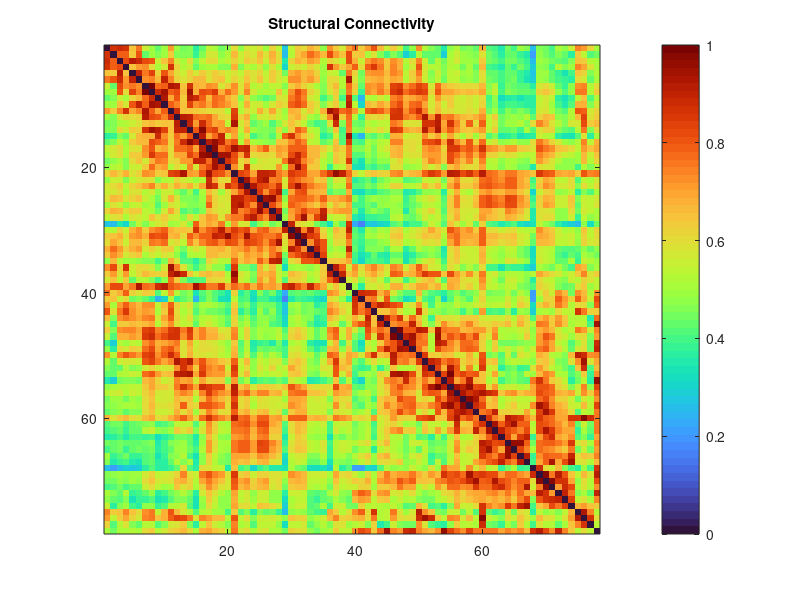

Here is the MATLAB script that generated this plot: (Note: this script raises an error after producing the figure.)
function SteveBrain2

C78 = C_data;
dt = 0.001;
tmax = 300;
sample_rate = 2/dt;
tspan = 0:dt:tmax;
num_steps = length(tspan);
P.a = 0;
P.omega = 12*2*pi;
P.beta = 0.5;
P.G = 0.5;

%Rescale weights as in paper
% C78 = C78*0.2/max(max(C78));

% - Graph Laplacian
Lap = C78 - diag(sum(C78,1));
 
%Plot the structural connectivity
figure(1)
clf
imagesc(C78);
colormap("turbo")
colorbar;
caxis([0 1])
title("Structural Connectivity")

% Initialize the arrays to store the x, y values for all neurons
x_values = zeros(length(C78),num_steps);
y_values = zeros(length(C78),num_steps);

% Initialize x and y vectors
x = ones(length(C78),1)*0.5;
y = ones(length(C78),1)*0.5;

%Bandpass at preferred frequency - for a given node
% node = 10;
% bandpass_signal = bandpass(x_values(node,:), [10 14], sample_rate);
% [amplitude_upper,amplitude_lower] = envelope(bandpass_signal);
% 
% % amplitude_upper = abs(hilbert(real(bandpass_signal)));
% slow_envelope = lowpass(amplitude_upper, 1, sample_rate);

% figure(2);
% clf;
% subplot(3,1,1);
% plot(tspan,x_values(10,:));
% xlabel("timesteps")
% ylabel("x(t)")
% hold on;
% 
% subplot(3,1,2);
% plot(tspan,bandpass_signal);
% xlabel("timesteps")
% ylabel("x(t)")
% hold on;
% plot(tspan,amplitude_upper,'r-');
% 
% subplot(3,1,3);
% plot(tspan,slow_envelope);
% xlabel("timesteps")
% ylabel("x(t)")
% hold on;

beta_values = [0.5, 1.5, 3];
freqs = [2 6; 6 10; 10 14; 14 18; 18 22];

figure(3)
clf
figure(4)
clf

for b = 1:length(beta_values)

    beta=beta_values(b);

        %Euler-Maryuma
    for step = 1:num_steps
    
        % Generate a single random noise term for each neuron
        P.noise = randn(length(C78),1)*sqrt(dt);
    
        % Calculate the dxdt and dydt
        dxdt = (P.a - x.^2 - y.^2).*x - P.omega*y + P.G*Lap*x;
        dydt = (P.a - x.^2 - y.^2).*y + P.omega*x + P.G*Lap*y;
    
        % Update the x and y values
        x = x+dxdt*dt+beta.*P.noise;
        y = y+dydt*dt+beta.*P.noise;
    
        % Store the values
        x_values(:,step) = x;
        y_values(:,step) = y;
    
    end


    M_values = zeros(1, length(freqs));

    for freq=1:length(freqs)

    % now all nodes
    bandpass_signal = bandpass(x_values', freqs(freq,:), sample_rate);
    [amplitude_upper,amplitude_lower] = envelope(bandpass_signal);
    slow_envelope = lowpass(amplitude_upper, 1, sample_rate);
    
    
    hilbert_envelope = hilbert(amplitude_upper);
    angle_envelope = angle(hilbert_envelope);
    
    exp_phase=exp(1i*slow_envelope);
    phase_sum=sqrt(sum(exp_phase.^2,2));
    R=phase_sum/length(C78);
    
    FC = corrcoef(slow_envelope);
    
    %Plot the functional connectivity
    figure(3)
    subplot(length(beta_values),length(freqs),(5*(b-1))+freq)
    imagesc(FC)
    colormap("turbo")
    colorbar;
    % shading interp;
    clim([0 1]);
    title("Functional Connectivity")
    
    % 
    % figure(4)
    % clf
    % correlation_matrix=corrcoef(slow_envelope);
    % correlation_matrix=correlation_matrix-(diag(correlation_matrix).*eye(length(correlation_matrix)));
    % imagesc(abs(correlation_matrix));
    % colorbar;
    % 
    % xlabel('Region')
    % ylabel('Region')
    % title('Envelope FCs')
    
    % V=[];
    % CCD=[];
    % [m,n] = size(slow_envelope);
    % 
    % for time=1:1:m
    % 
    %     for i=1:1:n
    % 
    %         diffs = angle_envelope(time,i)-angle_envelope(time,:);
    %         abs_diff=cos(sqrt(sum(diffs.^2)));
    %         V(time,i)=abs_diff;
    % 
    %     end
    % end
    % 
    % for t1=1:m
    %     for t2=1:m
    %         CCD(t1,t2)=(dot(V(t1,:),V(t2,:)))/(sqrt(sum((V(t1,:).^2)))*sqrt(sum((V(t2,:).^2))));
    %     end
    % end
    % 
    % figure(5)
    % clf
    % imagesc(CCD);
    % colorbar;
    % caxis([0 1])
    % xlabel('Time Step, t_1')
    % ylabel('Time Step, t_2')
    % title('CCD of Brain Regions')

    comparison = corr(C78',FC');
    % figure(6)
    % clf
    % imagesc(comparison)
    % colormap('turbo')
    % colorbar;
    
    M = mean(comparison,'all');
    
    M_values(freq) = M;
    
    freq_ranges = [freqs(:,1), freqs(:,2)];
    
    end

figure(4)
subplot(1,length(beta_values),b)
plot(1:length(M_values), M_values, '-o', 'LineWidth', 2, MarkerFaceColor='auto', DisplayName= ['\beta = ', num2str(P.beta)]);
hold on

end

ylim([0 1])
xlabel('Bandpassing Frequency Range');
ylabel('Mean Correlation');
xticks(1:length(freqs));
xticklabels(cellstr(num2str(freq_ranges)));
xtickangle(45);
grid on;

end

%% C78
function C78 = C_data
data = load("C78.mat");
C78 = data.C;
end
